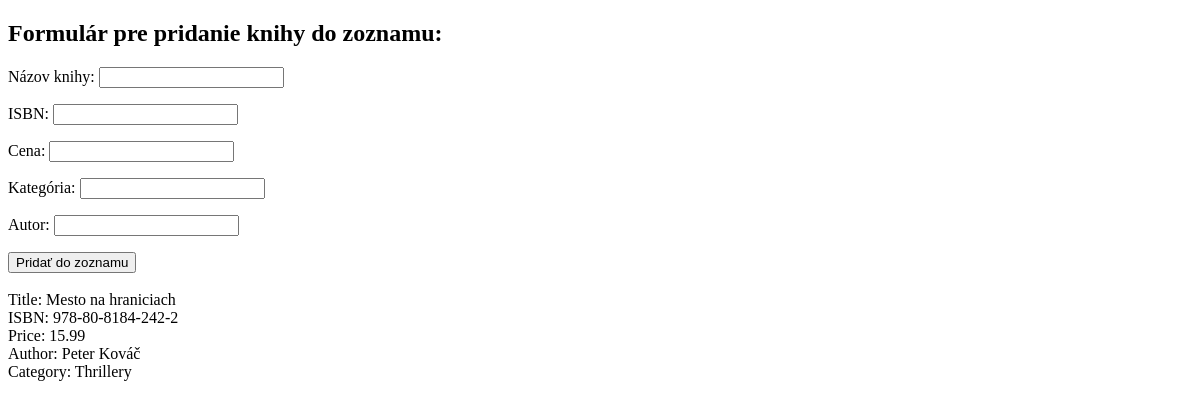
Before: / with the older database file.
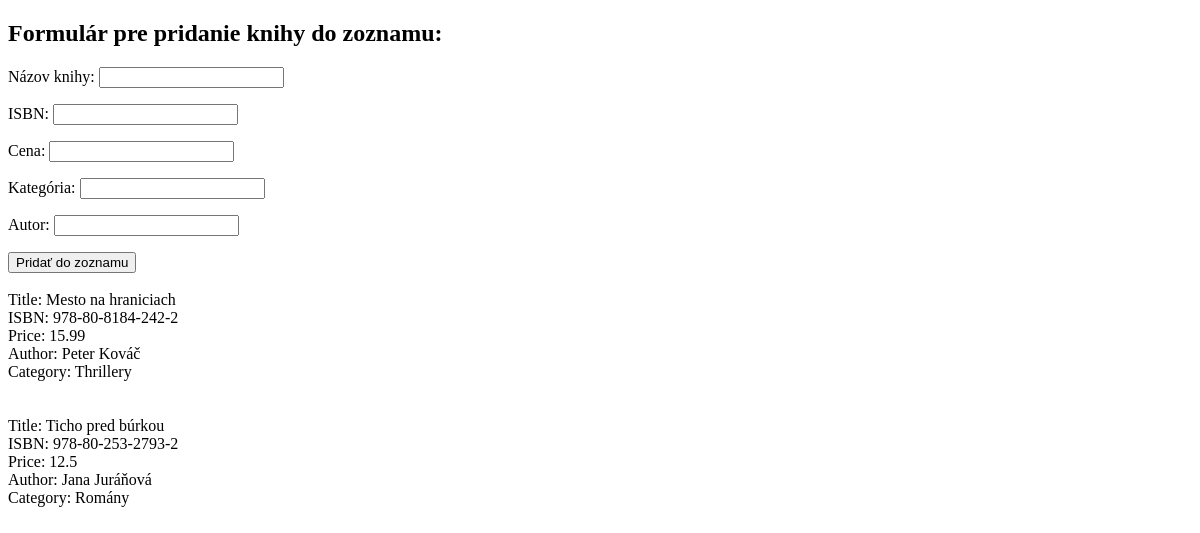
After: the same page with the newer database file.
### tables this page shows
CREATE TABLE "books" (
	"id"	INTEGER NOT NULL UNIQUE,
	"title"	TEXT NOT NULL,
	"isbn"	TEXT NOT NULL,
	"price"	NUMERIC NOT NULL,
	"author"	TEXT,
	"category"	TEXT,
	PRIMARY KEY("id"),
	FOREIGN KEY("category") REFERENCES "categories"("name")
);

### index.php (the view, shortened to what this page needs)
<!DOCTYPE html>
<html>
<head>
</head>
<body>
    <h2>Formulár pre pridanie knihy do zoznamu:</h2>
    <form action="add_book.php" method="POST">
        <p>Názov knihy: <input type="text" name="title" /></p>
        <p>ISBN: <input type="text" name="isbn" /></p>
        <p>Cena: <input type="number" name="price" step="0.01" /></p>
        <p>Kategória: <input type="text" name="category" /></p>
        <p>Autor: <input type="text" name="author" /></p>
        <input type="submit" value="Pridať do zoznamu">
    </form>
    <?php
        $pdo = new PDO('sqlite:app_data/testproject1devsk.db');
        $statement = $pdo->query('SELECT * FROM books');
        $results = $statement->fetchAll(PDO::FETCH_ASSOC);
        foreach ($results as $row) {
            echo "<br>";
            echo "Title: " . $row['title'] . "<br>";
            echo "ISBN: " . $row['isbn'] . "<br>";
            echo "Price: " . $row['price'] . "<br>";
            echo "Author: " . $row['author'] . "<br>";
            echo "Category: " . $row['category'] . "<br>";
            echo "<br>";
        }
    ?>
</body>
</html>

Changed rows visible on the page:
added books: title "Ticho pred búrkou", isbn "978-80-253-2793-2", price "12.5", author "Jana Juráňová", category "Romány"
